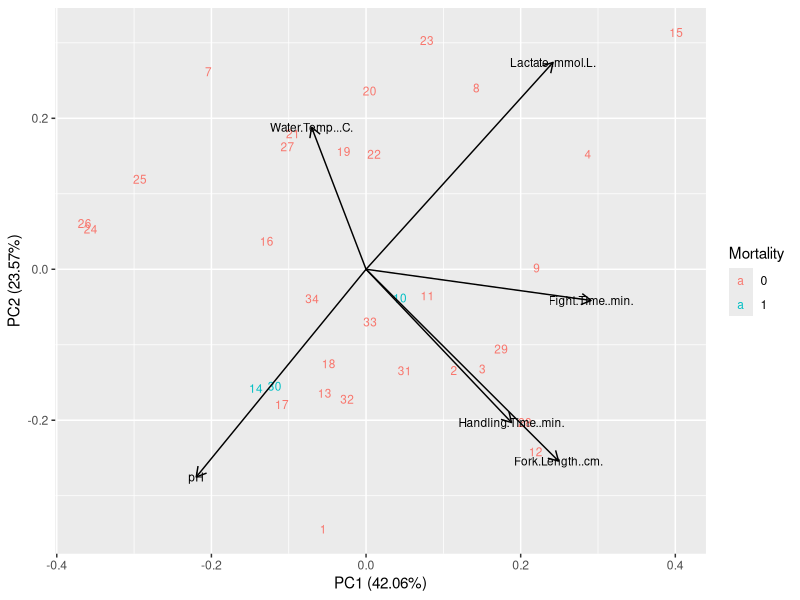

Write R code to recreate this figure. (Note: this script raises an error after producing the figure.)
## ---- chunk 1
#For my Master's thesis, I am studying the stress response and post-release mortality in blacktip sharks that are caught by recreational fishermen in 2 different fishing modes (shore-based vs. charter-based). I have sampled 32 blacktip sharks so far (including both shore-based and charter-based), and for each of those sharks I recorded the 'Fight Time' (i.e. time on the line), 'Handling Time' (i.e. time handled), and 'Fork Length' (i.e. length of the shark). I also drew blood from sharks to assess stress parameters ('pH' and 'Lactate' are included here). Upon the release of each shark, a 'Condition' (ranging from 1-5; 1 being showing no signs of stress and 5 being moribund) was assigned, based on the sharks behavior upon release. The 'Water Temperature' at each site was recorded. Finally, each shark was tagged, in order to monitor survivorship post-release. 

#The objective of this project is to conduct a binomial logistic regression, to determine if we can predict for the outcome of a released shark (i.e. whether the shark survives or dies) using the variables measured (and described above). 
## ---- chunk 2
library(car)
library(dplyr)
library(ggplot2)
library(ggfortify)
library(vegan)

#Reading in dataset.
blacktip_raw <- read.csv(file="Blacktip_Datasheet_Quant.csv", na.strings=c("", " ", "NA"))
## ---- chunk 3
#Cleaning dataset: Removing 2 rows (1 shark without i-STAT blood stress data and 1 shark with no known mortality outcome because tags were removed before release)...
blacktip_cleaned <- blacktip_raw[-c(5,6), ]
#Just ensuring that R realizes these variables are categorical and not continuous...
blacktip_cleaned$Mortality <- factor(blacktip_cleaned$Mortality)
blacktip_cleaned$Condition <- factor(blacktip_cleaned$Condition)

#Selecting which variables I want to include in PCA (PCA does not accept categorical variables)...
columns_for_pca <- c("Fight.Time..min.", "pH", "Lactate..mmol.L.", "Handling.Time..min.", "Fork.Length..cm.", "Water.Temp...C.")
pca_dataframe <- data.frame(blacktip_cleaned[ , columns_for_pca])
pca_dataframe_naomitted <- na.omit(pca_dataframe)

#Conducting PCA in ggplot, and scaling all continuous variables. 
autoplot(prcomp(scale(pca_dataframe_naomitted)), shape=FALSE, label.size=3, loadings=TRUE, loadings.label=TRUE, loadings.label.size=3, loadings.colour='black', loadings.label.colour='black', data=blacktip_cleaned, colour='Mortality')

#This PCA is telling me to choose either 'pH' or 'Lactate', and either 'Handling Time' or 'Fork Length' for regression purposes. This makes sense because 'pH' and 'Lactate' are negatively correlated (as they should be) and 'Handling Time' and 'Fork Length' (and really 'Fight Time') are positively correlated, which makes sense (i.e. larger sharks are both on the line and handled for longer period of time). So based on the results of this PCA, I can get rid of 2 of 6 variables for the regression, and I am choosing to get rid of 'Lactate' and 'Fork Length'...
## ---- chunk 4
#Predicting mortality for all sharks combined (i.e. combining sharks caught from shore and sharks caught from charter boats), with 3 mortalities and 29 survivors.

#Model 1: Mortality ~ Environment
#Model 2: Mortality ~ Environment + Fishing Method
#Model 3: Mortality ~ Environment * Fishing Method (looking at interaction)

#Simply visualizing relationships between potential explanatory variables.
pairs(Mortality ~ Fight.Time..min. + Handling.Time..min. + Hook.Location + Fork.Length..cm. + Condition + pH + Lactate..mmol.L. + Water.Temp...C., data=blacktip_raw, na.action=na.omit, panel=panel.smooth)

#From this plot, we can see that 'pH' and 'Lactate' are negatively correlated, and 'Fork Length' is relatively positively correlated with both 'Fight Time' and 'Handling Time' (consistent with the results of the PCA above). 
## ---- chunk 5
#Starting with the full possible model, using the variables selected for above, via PCA. However, I am also including the variable 'Condition' here, which is categorical and thus could not be included in the PCA.
mod.1 <- glm(Mortality ~ Fight.Time..min. + Handling.Time..min. + Condition + pH + Water.Temp...C., family="binomial", data=blacktip_cleaned) #"Logit" is the default model when family is "binomial".

summary(mod.1)
Anova(mod.1, type=3) #AIC=28.634

#Now taking a backwards stepwise approach to get the best fitting model (i.e. removing the least significant variable at each step)...
mod.1.1 <- glm(Mortality ~ Handling.Time..min. + Condition + pH + Water.Temp...C., family="binomial", data=blacktip_cleaned)

summary(mod.1.1)
Anova(mod.1.1, type=3) #AIC=26.900

mod.1.2 <- glm(Mortality ~ Handling.Time..min. + Condition + pH, family="binomial", data=blacktip_cleaned)

summary(mod.1.2)
Anova(mod.1.2, type=3) #AIC=25.491

mod.1.3 <- glm(Mortality ~ Handling.Time..min. + pH, family="binomial", data=blacktip_cleaned)

summary(mod.1.3)
Anova(mod.1.3, type=3) #AIC=22.323

mod.1.4 <- glm(Mortality ~ pH, family="binomial", data=blacktip_cleaned)

summary(mod.1.4)
Anova(mod.1.4, type=3) #AIC=20.360 and p=0.05948

#The above model (mod.1.4), with only pH as an explanatory variable, is the best fitting model based on AIC scores.
## ---- chunk 6
#Moving on to Model 2, which involves taking 'Fishing Method' into account (i.e. determining if shore-based vs. charter-based affects mortality).

#Taking same backwards stepwise approach as above (i.e. starting with full possible model and removing the least significant variable at each step)... Again, only real difference between this model and the model above is that I am now taking 'Fishing Method' into account.
mod.2 <- glm(Mortality ~ Fight.Time..min. + Handling.Time..min. + Condition + pH + Water.Temp...C. + Fishing.Method, family="binomial", data=blacktip_cleaned) 

summary(mod.2)
Anova(mod.2, type=3) #AIC=18.000

mod.2.1 <- glm(Mortality ~ Fight.Time..min. + Handling.Time..min. + Condition + pH + Fishing.Method, family="binomial", data=blacktip_cleaned)

summary(mod.2.1)
Anova(mod.2.1, type=3) #AIC=27.884

mod.2.2 <- glm(Mortality ~ Handling.Time..min. + Condition + pH + Fishing.Method, family="binomial", data=blacktip_cleaned)

summary(mod.2.2)
Anova(mod.2.2, type=3) #AIC=26.166

mod.2.3 <- glm(Mortality ~ Handling.Time..min. + Condition + pH, family="binomial", data=blacktip_cleaned)

summary(mod.2.3)
Anova(mod.2.3, type=3) #AIC=25.491

mod.2.4 <- glm(Mortality ~ Handling.Time..min. + pH, family="binomial", data=blacktip_cleaned)

summary(mod.2.4)
Anova(mod.2.4, type=3) #AIC=22.323

mod.2.5 <- glm(Mortality ~ pH, family="binomial", data=blacktip_cleaned)

summary(mod.2.5)
Anova(mod.2.5, type=3) #AIC=20.360 and p=0.05948

#As above, the above model (mod.2.5), with only pH as an explanatory variable, is the best fitting model based on AIC scores. The full model (mod.2) actually has a lower AIC score (18.000), but because this model has so many explanatory variables, I believe the final model (mod.2.5) with only pH as an explanatory variable is more informative and biologically meaningful. 
## ---- chunk 7
#Now moving on to Model 3 and taking into account the potential interaction between 'Fishing Method' and 'pH'.

mod.3 <- glm(Mortality ~ pH * Fishing.Method, family="binomial", data=blacktip_cleaned) 

summary(mod.3)
Anova(mod.3, type=3) #AIC=23.456

#There is no significant interaction between 'Fishing Method' and 'pH'. 
